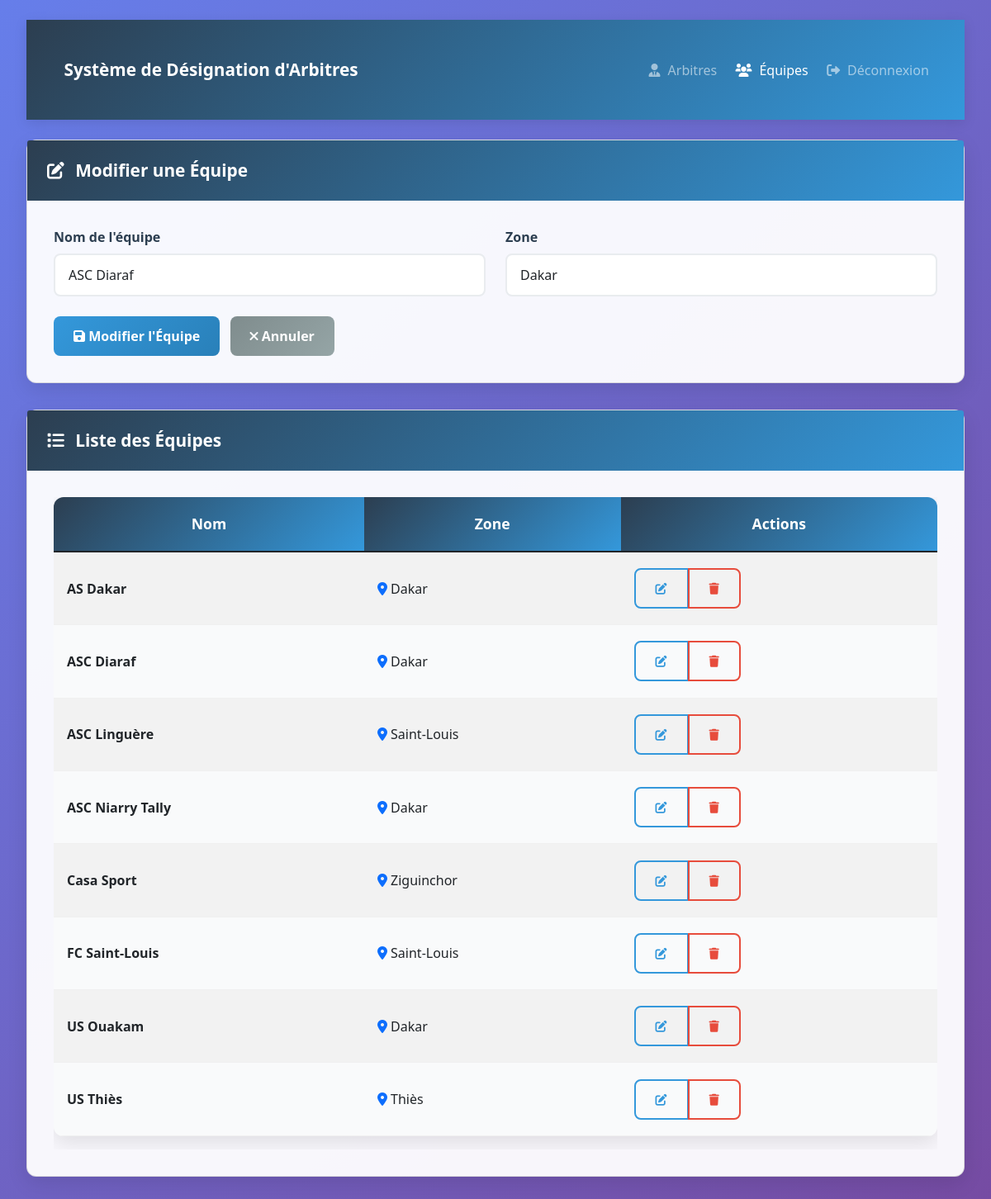
The page /equipes.php?action=modifier&id=4 (signed in) on the database its author committed.
### tables this page shows
CREATE TABLE equipes (
    id INT AUTO_INCREMENT PRIMARY KEY,
    nom VARCHAR(100) NOT NULL,
    ville VARCHAR(100) NOT NULL,
    statut ENUM('Actif', 'Inactif') DEFAULT 'Actif',
    date_creation TIMESTAMP DEFAULT CURRENT_TIMESTAMP
);

### classes/EquipeManager.php (called while the page is built, shortened)
<?php
class EquipeManager {
    private $pdo;
    public function __construct($pdo) {
        $this->pdo = $pdo;
    }
    public function getEquipes() {
        $sql = "SELECT * FROM equipes ORDER BY nom";
        $stmt = $this->pdo->prepare($sql);
        $stmt->execute();
        return $stmt->fetchAll(PDO::FETCH_ASSOC);
    }
    public function getEquipeById($equipe_id) {
        $sql = "SELECT * FROM equipes WHERE id = ?";
        $stmt = $this->pdo->prepare($sql);
        $stmt->execute([$equipe_id]);
        return $stmt->fetch(PDO::FETCH_ASSOC);
    }
}
?>

### equipes.php (the view, shortened to what this page needs)
<?php
require_once 'config/database.php';
require_once 'classes/EquipeManager.php';
$equipeManager = new EquipeManager($pdo);
$equipes = $equipeManager->getEquipes();
$equipe_modifier = null;
if (isset($_GET['action']) && $_GET['action'] == 'modifier' && isset($_GET['id'])) {
    $equipe_modifier = $equipeManager->getEquipeById($_GET['id']);
}
?>
<!DOCTYPE html>
<html lang="fr">
<head>
    <link href="https://cdn.jsdelivr.net/npm/bootstrap@5.1.3/dist/css/bootstrap.min.css" rel="stylesheet">
    <link href="https://cdnjs.cloudflare.com/ajax/libs/font-awesome/6.0.0/css/all.min.css" rel="stylesheet">
</head>
<body>
    <div class="container-fluid py-4">
        <nav class="navbar navbar-expand-lg navbar-dark mb-4">
            <div class="container-fluid">
                <a class="navbar-brand" href="dashboard.php">
                    <span style="margin-left: 0.5rem;">Système de Désignation d'Arbitres</span>
                </a>
                <div class="navbar-nav ms-auto">
                    <a class="nav-link" href="arbitres.php">
                        <i class="fas fa-user-tie"></i>
                        <span style="margin-left: 0.3rem;">Arbitres</span>
                    </a>
                    <a class="nav-link active" href="equipes.php">
                        <i class="fas fa-users"></i>
                        <span style="margin-left: 0.3rem;">Équipes</span>
                    </a>
                    <a class="nav-link" href="logout.php" onclick="return confirm('Êtes-vous sûr de vouloir vous déconnecter ?')">
                        <i class="fas fa-sign-out-alt"></i>
                        <span style="margin-left: 0.3rem;">Déconnexion</span>
                    </a>
                </div>
            </div>
        </nav>
        <div class="row">
            <div class="col-12">
                <div class="card">
                    <div class="card-header">
                        <h4 class="mb-0">
                            <i class="fas fa-<?php echo $equipe_modifier ? 'edit' : 'plus-circle'; ?>"></i>
                            <span style="margin-left: 0.5rem;"><?php echo $equipe_modifier ? 'Modifier une Équipe' : 'Ajouter une Équipe'; ?></span>
                        </h4>
                    </div>
                    <div class="card-body">
                        <form method="POST" action="">
                            <div class="row">
                                <div class="col-md-6">
                                    <label for="nom" class="form-label">Nom de l'équipe</label>
                                    <input type="text" class="form-control" name="nom"
                                           value="<?php echo $equipe_modifier ? $equipe_modifier['nom'] : ''; ?>" required>
                                </div>
                                <div class="col-md-6">
                                    <label for="ville" class="form-label">Zone</label>
                                    <input type="text" class="form-control" name="ville"
                                           value="<?php echo $equipe_modifier ? $equipe_modifier['ville'] : ''; ?>" required>
                                </div>
                            </div>
                            <div class="row mt-4">
                                <div class="col-12">
                                    <button type="submit" class="btn btn-primary">
                                        <i class="fas fa-save"></i>
                                        <?php echo $equipe_modifier ? 'Modifier' : 'Ajouter'; ?> l'Équipe
                                    </button>
                                    <?php if ($equipe_modifier): ?>
                                        <a href="equipes.php" class="btn btn-secondary ms-2">
                                            <i class="fas fa-times"></i> Annuler
                                        </a>
                                    <?php else: ?>
                                        <button type="reset" class="btn btn-secondary ms-2">
                                            <i class="fas fa-undo"></i> Réinitialiser
                                        </button>
                                    <?php endif; ?>
                                </div>
                            </div>
                        </form>
                    </div>
                </div>
                <div class="card">
                    <div class="card-header">
                        <h4 class="mb-0">
                            <i class="fas fa-list"></i>
                            <span style="margin-left: 0.5rem;">Liste des Équipes</span>
                        </h4>
                    </div>
                    <div class="card-body">
                        <div class="table-responsive">
                            <table class="table table-striped">
                                <thead>
                                    <tr>
                                        <th>Nom</th>
                                        <th>Zone</th>
                                        <th>Actions</th>
                                    </tr>
                                </thead>
                                <tbody>
                                    <?php foreach ($equipes as $equipe): ?>
                                        <tr>
                                            <td><strong><?php echo $equipe['nom']; ?></strong></td>
                                            <td>
                                                <i class="fas fa-map-marker-alt text-primary"></i>
                                                <?php echo $equipe['ville']; ?>
                                            </td>
                                            <td>
                                                <div class="btn-group" role="group">
                                                    <a href="?action=modifier&id=<?php echo $equipe['id']; ?>" class="btn btn-sm btn-outline-primary">
                                                        <i class="fas fa-edit"></i>
                                                    </a>
                                                    <a href="?action=supprimer&id=<?php echo $equipe['id']; ?>" class="btn btn-sm btn-outline-danger"
                                                       onclick="return confirm('Êtes-vous sûr de vouloir supprimer cette équipe ?')">
                                                        <i class="fas fa-trash"></i>
                                                    </a>
                                                </div>
                                            </td>
                                        </tr>
                                    <?php endforeach; ?>
                                </tbody>
                            </table>
                        </div>
                    </div>
                </div>
            </div>
        </div>
    </div>
</body>
</html>

### equipes.php (style rules this page uses)
body { background: linear-gradient(135deg, #667eea 0%, #764ba2 100%); min-height: 100vh; font-family: 'Segoe UI', Tahoma, Geneva, Verdana, sans-serif; }
.container-fluid { padding: 2rem; }
.card { background: rgba(255, 255, 255, 0.95); border-radius: 12px; box-shadow: 0 8px 25px rgba(0, 0, 0, 0.1); margin-bottom: 2rem; }
.card-header { background: linear-gradient(135deg, #2c3e50, #3498db); color: white; border: none; padding: 1.5rem; }
.card-header h4 { margin: 0; font-weight: 600; font-size: 1.3rem; }
.card-body { padding: 2rem; }
.btn { border-radius: 8px; font-weight: 600; padding: 0.75rem 1.5rem; border: none; }
.btn-primary { background: linear-gradient(135deg, #3498db, #2980b9); color: white; }
.btn-secondary { background: linear-gradient(135deg, #7f8c8d, #95a5a6); color: white; }
.form-label { font-weight: 600; color: #2c3e50; margin-bottom: 0.5rem; }
.form-control, .form-select { border: 2px solid #e9ecef; border-radius: 8px; padding: 0.75rem 1rem; }
.table { background: white; border-radius: 12px; overflow: hidden; box-shadow: 0 8px 25px rgba(0, 0, 0, 0.1); border: none; }
.table th { font-size: 1.1rem; font-weight: 600; text-align: center; color: white; background: linear-gradient(135deg, #2c3e50, #3498db); border: none; padding: 1.2rem 1rem; }
.table td { vertical-align: middle; border: none; border-bottom: 1px solid #f0f0f0; padding: 1.2rem 1rem; font-size: 1rem; }
.table tbody tr:nth-of-type(odd) { background-color: rgba(255, 255, 255, 0.8); }
.table tbody tr:nth-of-type(even) { background-color: rgba(248, 249, 250, 0.8); }
.btn-outline-primary { border: 2px solid #3498db; color: #3498db; background: transparent; }
.btn-outline-danger { border: 2px solid #e74c3c; color: #e74c3c; background: transparent; }
.navbar { background: linear-gradient(135deg, #2c3e50, #3498db) !important; box-shadow: 0 4px 15px rgba(0, 0, 0, 0.1); }
.navbar-brand { font-weight: 700; font-size: 1.3rem; }
.nav-link { font-weight: 500; transition: all 0.3s ease; border-radius: 6px; margin: 0 0.2rem; }

### rows shown on the page
equipes: nom "ASC Diaraf", ville "Dakar"
equipes: nom "AS Dakar", ville "Dakar"
equipes: nom "ASC Linguère", ville "Saint-Louis"
equipes: nom "ASC Niarry Tally", ville "Dakar"
equipes: nom "Casa Sport", ville "Ziguinchor"
equipes: nom "FC Saint-Louis", ville "Saint-Louis"
equipes: nom "US Ouakam", ville "Dakar"
equipes: nom "US Thiès", ville "Thiès"
